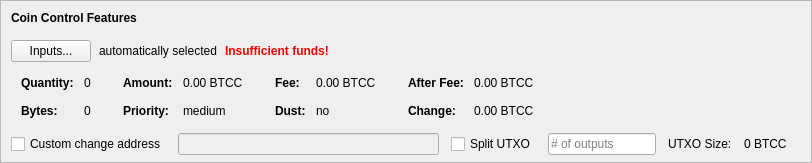
    <widget class="QFrame" name="frameCoinControl">
     <property name="sizePolicy">
      <sizepolicy hsizetype="Expanding" vsizetype="Expanding">
       <horstretch>0</horstretch>
       <verstretch>0</verstretch>
      </sizepolicy>
     </property>
     <property name="maximumSize">
      <size>
       <width>16777215</width>
       <height>16777215</height>
      </size>
     </property>
     <property name="frameShape">
      <enum>QFrame::StyledPanel</enum>
     </property>
     <property name="frameShadow">
      <enum>QFrame::Sunken</enum>
     </property>
     <layout class="QVBoxLayout" name="verticalLayoutCoinControl2">
      <property name="spacing">
       <number>0</number>
      </property>
      <property name="leftMargin">
       <number>0</number>
      </property>
      <property name="topMargin">
       <number>0</number>
      </property>
      <property name="rightMargin">
       <number>0</number>
      </property>
      <property name="bottomMargin">
       <number>6</number>
      </property>
      <item>
       <layout class="QVBoxLayout" name="verticalLayoutCoinControl" stretch="0,0,0,0,1">
        <property name="spacing">
         <number>0</number>
        </property>
        <property name="leftMargin">
         <number>10</number>
        </property>
        <property name="topMargin">
         <number>10</number>
        </property>
        <item>
         <layout class="QHBoxLayout" name="horizontalLayoutCoinControl1">
          <property name="bottomMargin">
           <number>15</number>
          </property>
          <item>
           <widget class="QLabel" name="labelCoinControlFeatures">
            <property name="sizePolicy">
             <sizepolicy hsizetype="Preferred" vsizetype="Maximum">
              <horstretch>0</horstretch>
              <verstretch>0</verstretch>
             </sizepolicy>
            </property>
            <property name="font">
             <font>
              <weight>75</weight>
              <bold>true</bold>
             </font>
            </property>
            <property name="styleSheet">
             <string notr="true">font-weight:bold;</string>
            </property>
            <property name="text">
             <string>Coin Control Features</string>
            </property>
           </widget>
          </item>
         </layout>
        </item>
        <item>
         <layout class="QHBoxLayout" name="horizontalLayoutCoinControl2" stretch="0,0,0,0">
          <property name="spacing">
           <number>8</number>
          </property>
          <property name="bottomMargin">
           <number>10</number>
          </property>
          <item>
           <widget class="QPushButton" name="pushButtonCoinControl">
            <property name="styleSheet">
             <string notr="true"/>
            </property>
            <property name="text">
             <string>Inputs...</string>
            </property>
            <property name="autoDefault">
             <bool>false</bool>
            </property>
           </widget>
          </item>
          <item>
           <widget class="QLabel" name="labelCoinControlAutomaticallySelected">
            <property name="text">
             <string>automatically selected</string>
            </property>
            <property name="margin">
             <number>5</number>
            </property>
           </widget>
          </item>
          <item>
           <widget class="QLabel" name="labelCoinControlInsuffFunds">
            <property name="font">
             <font>
              <weight>75</weight>
              <bold>true</bold>
             </font>
            </property>
            <property name="styleSheet">
             <string notr="true">color:red;font-weight:bold;</string>
            </property>
            <property name="text">
             <string>Insufficient funds!</string>
            </property>
            <property name="margin">
             <number>5</number>
            </property>
           </widget>
          </item>
          <item>
           <spacer name="horizontalSpacerCoinControl">
            <property name="orientation">
             <enum>Qt::Horizontal</enum>
            </property>
            <property name="sizeHint" stdset="0">
             <size>
              <width>40</width>
              <height>1</height>
             </size>
            </property>
           </spacer>
          </item>
         </layout>
        </item>
        <item>
         <widget class="QWidget" name="widgetCoinControl" native="true">
          <property name="sizePolicy">
           <sizepolicy hsizetype="Preferred" vsizetype="Preferred">
            <horstretch>0</horstretch>
            <verstretch>0</verstretch>
           </sizepolicy>
          </property>
          <property name="minimumSize">
           <size>
            <width>0</width>
            <height>0</height>
           </size>
          </property>
          <property name="styleSheet">
           <string notr="true"/>
          </property>
          <layout class="QHBoxLayout" name="horizontalLayoutCoinControl5">
           <property name="leftMargin">
            <number>0</number>
           </property>
           <property name="topMargin">
            <number>0</number>
           </property>
           <property name="rightMargin">
            <number>0</number>
           </property>
           <property name="bottomMargin">
            <number>0</number>
           </property>
           <item>
            <layout class="QHBoxLayout" name="horizontalLayoutCoinControl3" stretch="0,0,0,1">
             <property name="spacing">
              <number>20</number>
             </property>
             <property name="topMargin">
              <number>0</number>
             </property>
             <property name="bottomMargin">
              <number>10</number>
             </property>
             <item>
              <layout class="QFormLayout" name="formLayoutCoinControl1">
               <property name="horizontalSpacing">
                <number>10</number>
               </property>
               <property name="verticalSpacing">
                <number>14</number>
               </property>
               <property name="leftMargin">
                <number>10</number>
               </property>
               <property name="topMargin">
                <number>4</number>
               </property>
               <property name="rightMargin">
                <number>6</number>
               </property>
               <item row="0" column="0">
                <widget class="QLabel" name="labelCoinControlQuantityText">
                 <property name="font">
                  <font>
                   <weight>75</weight>
                   <bold>true</bold>
                  </font>
                 </property>
                 <property name="text">
                  <string>Quantity:</string>
                 </property>
                 <property name="margin">
                  <number>0</number>
                 </property>
                </widget>
               </item>
               <item row="0" column="1">
                <widget class="QLabel" name="labelCoinControlQuantity">
                 <property name="cursor">
                  <cursorShape>IBeamCursor</cursorShape>
                 </property>
                 <property name="contextMenuPolicy">
                  <enum>Qt::ActionsContextMenu</enum>
                 </property>
                 <property name="text">
                  <string notr="true">0</string>
                 </property>
                 <property name="margin">
                  <number>0</number>
                 </property>
                 <property name="textInteractionFlags">
                  <set>Qt::LinksAccessibleByMouse|Qt::TextSelectableByKeyboard|Qt::TextSelectableByMouse</set>
                 </property>
                </widget>
               </item>
               <item row="1" column="0">
                <widget class="QLabel" name="labelCoinControlBytesText">
                 <property name="font">
                  <font>
                   <weight>75</weight>
                   <bold>true</bold>
                  </font>
                 </property>
                 <property name="text">
                  <string>Bytes:</string>
                 </property>
                </widget>
               </item>
               <item row="1" column="1">
                <widget class="QLabel" name="labelCoinControlBytes">
                 <property name="cursor">
                  <cursorShape>IBeamCursor</cursorShape>
                 </property>
                 <property name="contextMenuPolicy">
                  <enum>Qt::ActionsContextMenu</enum>
                 </property>
                 <property name="text">
                  <string notr="true">0</string>
                 </property>
                 <property name="textInteractionFlags">
                  <set>Qt::LinksAccessibleByMouse|Qt::TextSelectableByKeyboard|Qt::TextSelectableByMouse</set>
                 </property>
                </widget>
               </item>
              </layout>
             </item>
             <item>
              <layout class="QFormLayout" name="formLayoutCoinControl2">
               <property name="horizontalSpacing">
                <number>10</number>
               </property>
               <property name="verticalSpacing">
                <number>14</number>
               </property>
               <property name="leftMargin">
                <number>6</number>
               </property>
               <property name="topMargin">
                <number>4</number>
               </property>
               <property name="rightMargin">
                <number>6</number>
               </property>
               <item row="0" column="0">
                <widget class="QLabel" name="labelCoinControlAmountText">
                 <property name="font">
                  <font>
                   <weight>75</weight>
                   <bold>true</bold>
                  </font>
                 </property>
                 <property name="text">
                  <string>Amount:</string>
                 </property>
                 <property name="margin">
                  <number>0</number>
                 </property>
                </widget>
               </item>
               <item row="0" column="1">
                <widget class="QLabel" name="labelCoinControlAmount">
                 <property name="cursor">
                  <cursorShape>IBeamCursor</cursorShape>
                 </property>
                 <property name="contextMenuPolicy">
                  <enum>Qt::ActionsContextMenu</enum>
                 </property>
                 <property name="text">
                  <string notr="true">0.00 BTCC</string>
                 </property>
                 <property name="textInteractionFlags">
                  <set>Qt::LinksAccessibleByMouse|Qt::TextSelectableByKeyboard|Qt::TextSelectableByMouse</set>
                 </property>
                </widget>
               </item>
               <item row="1" column="0">
                <widget class="QLabel" name="labelCoinControlPriorityText">
                 <property name="font">
                  <font>
                   <weight>75</weight>
                   <bold>true</bold>
                  </font>
                 </property>
                 <property name="text">
                  <string>Priority:</string>
                 </property>
                </widget>
               </item>
               <item row="1" column="1">
                <widget class="QLabel" name="labelCoinControlPriority">
                 <property name="cursor">
                  <cursorShape>IBeamCursor</cursorShape>
                 </property>
                 <property name="contextMenuPolicy">
                  <enum>Qt::ActionsContextMenu</enum>
                 </property>
                 <property name="text">
                  <string>medium</string>
                 </property>
                 <property name="textInteractionFlags">
                  <set>Qt::LinksAccessibleByMouse|Qt::TextSelectableByKeyboard|Qt::TextSelectableByMouse</set>
                 </property>
                </widget>
               </item>
              </layout>
             </item>
             <item>
              <layout class="QFormLayout" name="formLayoutCoinControl3">
               <property name="horizontalSpacing">
                <number>10</number>
               </property>
               <property name="verticalSpacing">
                <number>14</number>
               </property>
               <property name="leftMargin">
                <number>6</number>
               </property>
               <property name="topMargin">
                <number>4</number>
               </property>
               <property name="rightMargin">
                <number>6</number>
               </property>
               <item row="0" column="0">
                <widget class="QLabel" name="labelCoinControlFeeText">
                 <property name="font">
                  <font>
                   <weight>75</weight>
                   <bold>true</bold>
                  </font>
                 </property>
                 <property name="text">
                  <string>Fee:</string>
                 </property>
                 <property name="margin">
                  <number>0</number>
                 </property>
                </widget>
               </item>
               <item row="0" column="1">
                <widget class="QLabel" name="labelCoinControlFee">
                 <property name="cursor">
                  <cursorShape>IBeamCursor</cursorShape>
                 </property>
                 <property name="contextMenuPolicy">
                  <enum>Qt::ActionsContextMenu</enum>
                 </property>
                 <property name="text">
                  <string notr="true">0.00 BTCC</string>
                 </property>
                 <property name="textInteractionFlags">
                  <set>Qt::LinksAccessibleByMouse|Qt::TextSelectableByKeyboard|Qt::TextSelectableByMouse</set>
                 </property>
                </widget>
               </item>
               <item row="1" column="0">
                <widget class="QLabel" name="labelCoinControlLowOutputText">
                 <property name="font">
                  <font>
                   <weight>75</weight>
                   <bold>true</bold>
                  </font>
                 </property>
                 <property name="text">
                  <string>Dust:</string>
                 </property>
                </widget>
               </item>
               <item row="1" column="1">
                <widget class="QLabel" name="labelCoinControlLowOutput">
                 <property name="cursor">
                  <cursorShape>IBeamCursor</cursorShape>
                 </property>
                 <property name="contextMenuPolicy">
                  <enum>Qt::ActionsContextMenu</enum>
                 </property>
                 <property name="text">
                  <string>no</string>
                 </property>
                 <property name="textInteractionFlags">
                  <set>Qt::LinksAccessibleByMouse|Qt::TextSelectableByKeyboard|Qt::TextSelectableByMouse</set>
                 </property>
                </widget>
               </item>
              </layout>
             </item>
             <item>
              <layout class="QFormLayout" name="formLayoutCoinControl4">
               <property name="horizontalSpacing">
                <number>10</number>
               </property>
               <property name="verticalSpacing">
                <number>14</number>
               </property>
               <property name="leftMargin">
                <number>6</number>
               </property>
               <property name="topMargin">
                <number>4</number>
               </property>
               <property name="rightMargin">
                <number>6</number>
               </property>
               <item row="0" column="0">
                <widget class="QLabel" name="labelCoinControlAfterFeeText">
                 <property name="font">
                  <font>
                   <weight>75</weight>
                   <bold>true</bold>
                  </font>
                 </property>
                 <property name="text">
                  <string>After Fee:</string>
                 </property>
                 <property name="margin">
                  <number>0</number>
                 </property>
                </widget>
               </item>
               <item row="0" column="1">
                <widget class="QLabel" name="labelCoinControlAfterFee">
                 <property name="cursor">
                  <cursorShape>IBeamCursor</cursorShape>
                 </property>
                 <property name="contextMenuPolicy">
                  <enum>Qt::ActionsContextMenu</enum>
                 </property>
                 <property name="text">
                  <string notr="true">0.00 BTCC</string>
                 </property>
                 <property name="textInteractionFlags">
                  <set>Qt::LinksAccessibleByMouse|Qt::TextSelectableByKeyboard|Qt::TextSelectableByMouse</set>
                 </property>
                </widget>
               </item>
               <item row="1" column="0">
                <widget class="QLabel" name="labelCoinControlChangeText">
                 <property name="font">
                  <font>
                   <weight>75</weight>
                   <bold>true</bold>
                  </font>
                 </property>
                 <property name="text">
                  <string>Change:</string>
                 </property>
                </widget>
               </item>
               <item row="1" column="1">
                <widget class="QLabel" name="labelCoinControlChange">
                 <property name="cursor">
                  <cursorShape>IBeamCursor</cursorShape>
                 </property>
                 <property name="contextMenuPolicy">
                  <enum>Qt::ActionsContextMenu</enum>
                 </property>
                 <property name="text">
                  <string notr="true">0.00 BTCC</string>
                 </property>
                 <property name="textInteractionFlags">
                  <set>Qt::LinksAccessibleByMouse|Qt::TextSelectableByKeyboard|Qt::TextSelectableByMouse</set>
                 </property>
                </widget>
               </item>
              </layout>
             </item>
            </layout>
           </item>
          </layout>
         </widget>
        </item>
        <item>
         <layout class="QHBoxLayout" name="horizontalLayoutCoinControl4" stretch="0,0,0,0,0,0,0">
          <property name="spacing">
           <number>12</number>
          </property>
          <property name="sizeConstraint">
           <enum>QLayout::SetDefaultConstraint</enum>
          </property>
          <property name="topMargin">
           <number>5</number>
          </property>
          <property name="rightMargin">
           <number>5</number>
          </property>
          <item>
           <widget class="QCheckBox" name="checkBoxCoinControlChange">
            <property name="toolTip">
             <string>If this is activated, but the change address is empty or invalid, change will be sent to a newly generated address.</string>
            </property>
            <property name="text">
             <string>Custom change address</string>
            </property>
           </widget>
          </item>
          <item>
           <widget class="QValidatedLineEdit" name="lineEditCoinControlChange">
            <property name="enabled">
             <bool>false</bool>
            </property>
            <property name="sizePolicy">
             <sizepolicy hsizetype="Expanding" vsizetype="Fixed">
              <horstretch>0</horstretch>
              <verstretch>0</verstretch>
             </sizepolicy>
            </property>
           </widget>
          </item>
          <item>
           <widget class="QCheckBox" name="splitBlockCheckBox">
            <property name="text">
             <string>Split UTXO</string>
            </property>
           </widget>
          </item>
          <item>
           <widget class="QLineEdit" name="splitBlockLineEdit">
            <property name="sizePolicy">
             <sizepolicy hsizetype="Fixed" vsizetype="Fixed">
              <horstretch>50</horstretch>
              <verstretch>0</verstretch>
             </sizepolicy>
            </property>
            <property name="placeholderText">
             <string># of outputs</string>
            </property>
           </widget>
          </item>
          <item>
           <widget class="QLabel" name="labelBlockSizeText">
            <property name="text">
             <string>UTXO Size:</string>
            </property>
           </widget>
          </item>
          <item>
           <widget class="QLabel" name="labelBlockSize">
            <property name="text">
             <string>0 BTCC</string>
            </property>
           </widget>
          </item>
          <item>
           <widget class="QLabel" name="labelCoinControlChangeLabel">
            <property name="sizePolicy">
             <sizepolicy hsizetype="Preferred" vsizetype="Expanding">
              <horstretch>0</horstretch>
              <verstretch>0</verstretch>
             </sizepolicy>
            </property>
            <property name="minimumSize">
             <size>
              <width>0</width>
              <height>0</height>
             </size>
            </property>
            <property name="text">
             <string/>
            </property>
            <property name="margin">
             <number>3</number>
            </property>
           </widget>
          </item>
         </layout>
        </item>
        <item>
         <spacer name="verticalSpacerCoinControl">
          <property name="orientation">
           <enum>Qt::Vertical</enum>
          </property>
          <property name="sizeHint" stdset="0">
           <size>
            <width>800</width>
            <height>1</height>
           </size>
          </property>
         </spacer>
        </item>
       </layout>
      </item>
     </layout>
    </widget>
